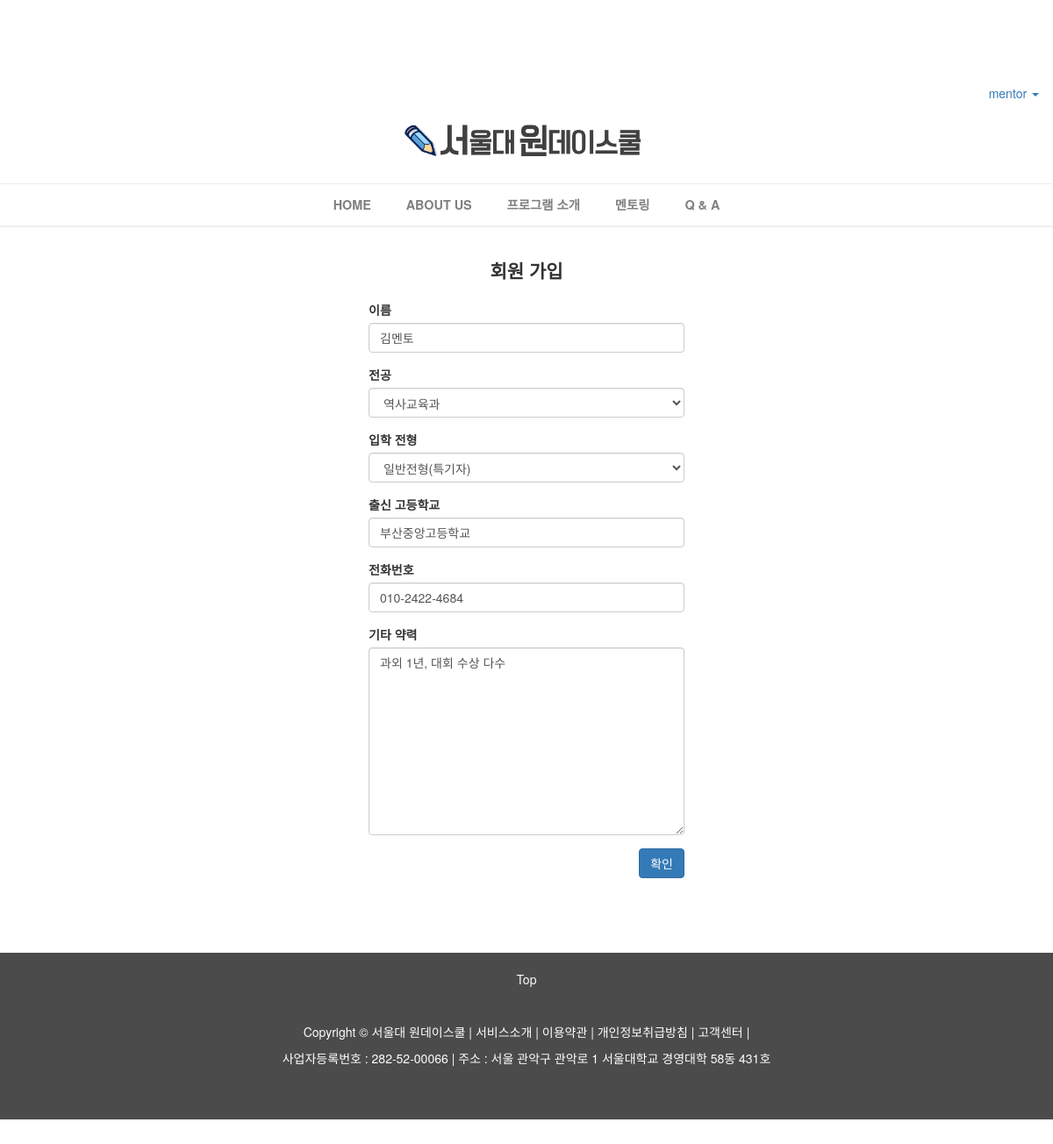
The app's page /accounts/profile/edit/ (signed in) with its own data.
### accounts/models.py (models this page shows, shortened)
class Profile(models.Model):
    user = models.OneToOneField(settings.AUTH_USER_MODEL, on_delete=models.CASCADE)
    name = models.CharField(max_length=20, verbose_name='이름')
    major = models.CharField(max_length=40, choices=MAJOR_CHOICES, default='', verbose_name='전공', blank=True)
    phone = models.CharField(max_length=20, null=True, verbose_name='전화번호')
    admission_type = models.CharField(max_length=40, choices=ADMISSION_TYPE_CHOICES, default='', verbose_name='입학 전형')
    is_mentor = models.BooleanField(default=False)
    frequency = models.IntegerField(default=0)
    rating = models.FloatField(blank=True, default=0)
    highschool = models.CharField(blank=True, max_length=40, verbose_name='출신 고등학교')
    image = models.ImageField(blank=True, null=True, upload_to=random_name_upload_to, verbose_name='사진 업로드')
    intro = models.TextField(max_length=300, verbose_name='기타 약력')
    grade = models.CharField(max_length=20, verbose_name='학년')
    access_route = models.CharField(max_length=80, choices=ACCESS_ROUTE, verbose_name='가입경로')

### accounts/views.py (the view, shortened to what this page needs)
def profile_edit(request):
    user = get_object_or_404(User, pk=request.user.pk)
    if user.profile.is_mentor:
        if request.method == 'POST' :
            form = MentorUpdateForm(request.POST, instance = user.profile)
            if form.is_valid():
                form.save()
                return redirect('profile')
        else:
            form = MentorUpdateForm(instance=user.profile)
        return render(request, 'accounts/mentor_signup.html', {'user': user, 'form': form, })

### accounts/forms.py
class MentorUpdateForm(forms.ModelForm):
    class Meta:
        model = Profile
        fields = ('name', 'major', 'admission_type', 'highschool', 'phone', 'intro', )

### accounts/templates/accounts/mentor_signup.html (shortened to what this page needs)
{% extends 'mentoring/base.html' %}
{% load staticfiles %}
{% load bootstrap3 %}
{% block style %}
    <link href="{% static 'signup.css' %}" rel="stylesheet">
{% endblock %}
{% block content %}
<div class="container">
    <div class="row">
    <div class="col-sm-4 col-sm-offset-4"style="margin-top: 3%;margin-bottom: 3%;">
        <p class="lead text-align-center"><strong>회원 가입</strong></p>
        <form method="post" action="" enctype="multipart/form-data">{% csrf_token %}
            {% bootstrap_form form %}
            {% buttons %}
                <button type="submit" class="btn btn-primary pull-right">{% bootstrap_icon "ok-sign" %} 확인 </button>
            {% endbuttons %}
        </form>
    </div>
    </div>
</div>
{% endblock %}

### mentoring/templates/mentoring/base.html (shortened to what this page needs)
{% load staticfiles %}
<!DOCTYPE html>
<html lang="en">
<head>
    <link rel="stylesheet" href="{% static 'bootstrap-3.3.6/css/bootstrap.min.css' %}" />
{% block style %}{% endblock %}
    <link rel="stylesheet" href="https://maxcdn.bootstrapcdn.com/font-awesome/4.5.0/css/font-awesome.min.css">
</head>
<body style="min-width: 700px;">
    <nav id="top_nav" class="navbar" role="navigation" style="z-index:100;height:3vw;margin-bottom: 0px;background-color:white;">
        <div id="container">
            <div class="collapse navbar-collapse" style="text-align: center;width: 20%;float: right;" id="bs-example-navbar-collapse-1">
                {% if user.is_authenticated %}
                <ul class="nav navbar-nav navbar-right">
                    <li class="dropdown">
                        <a href="#" class="dropdown-toggle" data-toggle="dropdown">{{ user }} <b class="caret"></b></a>
                    </li>
                </ul>
                {% endif %}
            </div>
        </div>
    </nav>
    <div class="logo_wrapper" style="background-color: white;">
      <div id="logo_div">
        <div class="outer">
          <div class="inner">
            <div class="centered">
        <a href="/" style="display: block;font-size: 0;line-height: 0;"><img src='{% static 'img/sharpa_logo_3.png' %}' style="width: 30%;height: auto; margin: 0 40% 0 36.3%;display: block;font-size: 0;line-height: 0;"/></a>
            </div>
          </div>
        </div>
      </div>
    </div>
    <hr style="background-color: white;" />
      <nav class="navbar" data-spy="affix" data-offset-top="130"style="margin: 0 0 0 0;min-height: 0;" >
        <div id="menu_bar" style="background-color:white;float:center;text-align: center;" >
          <a href="/"><div id="menu"><b>HOME</b></div></a>
          <a href="/intro"><div id="menu"><b>ABOUT US</b></div></a>
          <a href="/program_info"><div id="menu"><b>프로그램 소개</b></div></a>
          <a href="/mentoring/new"><div id="menu"><b>멘토링</b></div></a>
          <a href="/Q&A"><div id="menu"><b>Q & A</b></div></a>
        </div>
      </nav>
      <hr>
      <hr>
{% block content %}
{% endblock %}
<footer class="text-center">
  <div class="a">
      <a href="#" style="color: rgba(254,254,254,1); text-decoration: none;">Top</a>
  </div>
  <br><br>
  <p>Copyright &copy;
    <a href="/intro">서울대 원데이스쿨</a> |
    <a href="/program_info">서비스소개</a> |
    <a href="/access_terms">이용약관</a> |
    <a href="/personal_info_terms">개인정보취급방침</a> |
    <a href="/Q&A">고객센터</a> |</p>
  <p>사업자등록번호 : 282-52-00066 | 주소 : 서울 관악구 관악로 1 서울대학교 경영대학 58동 431호</p>
</footer>
</body>
</html>

### static/signup.css (style rules this page uses)
footer { margin: 50px 0; }

### accounts/templates/accounts/mentor_signup.html (style rules this page uses)
.text-align-center { text-align:center; }
body { padding-top: 80px; }

### mentoring/templates/mentoring/base.html (style rules this page uses)
hr { margin : 0 0 0 0; }
#menu_bar { width: 100%; max-height: 300px; text-align: center; opacity: 0.9; }
#menu_bar #menu { position: relative; padding: 1% 1.5% 1% 1.5%; display: inline-block; font-size: 1.2vw; text-decoration: none; color : #737373; }
footer { clear:both; background-color: rgba(75,75,75,1); color:rgba(254,254,254,1); padding: 20px 0 50px 0; }
footer p a { color:rgba(254,254,254,1); }

### records on screen
Profile: name "김멘토", major "역사교육과", admission_type "일반전형(특기자)", highschool "부산중앙고등학교", phone "010-2422-4684", intro "과외 1년, 대회 수상 다수"

### other values on screen
{{ user }} "mentor"
